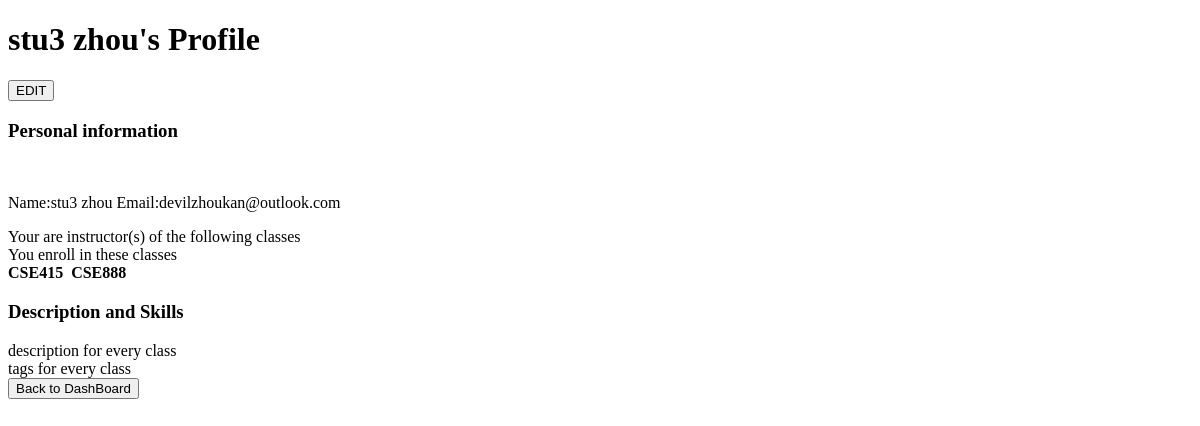
Before: /account/ with the older database file.
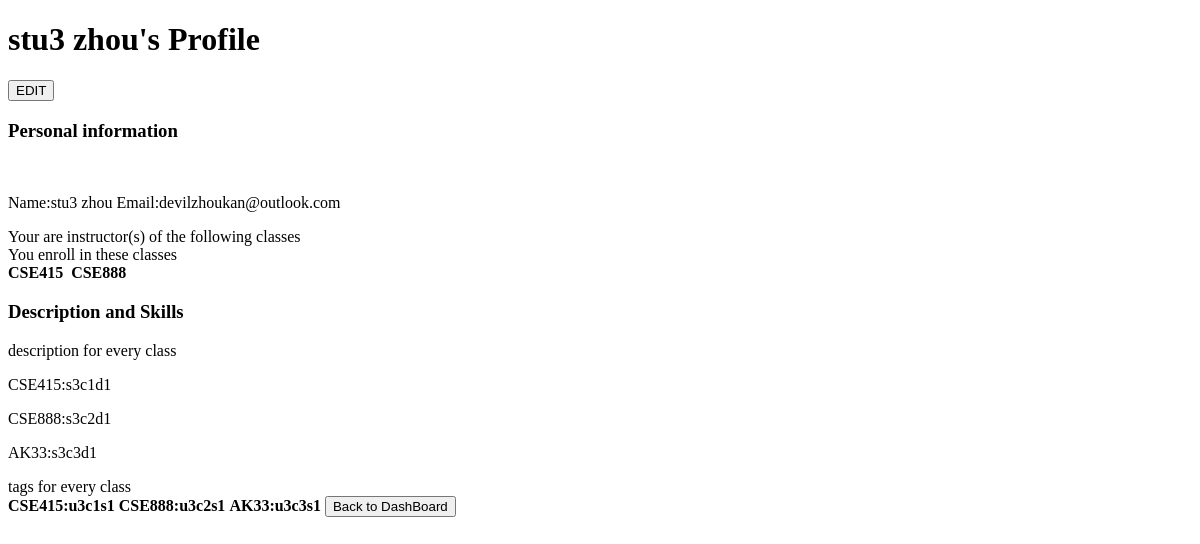
After: the same page with the newer database file.
### data/models.py (models this page shows, shortened)
class Account(models.Model):
    account_id = models.BigAutoField(primary_key=True)
    first_name = models.CharField(max_length=20)
    last_name = models.CharField(max_length=20)
    email = models.CharField(max_length=50, unique=True)
    password = models.CharField(max_length=30)
    is_instructor = models.BooleanField(default=False)
    photo = models.FileField(default=None, blank=True)

class Class(models.Model):
    class_id = models.BigAutoField(primary_key=True)
    class_name = models.CharField(max_length=20)
    description = models.TextField()
    instructor_instance = models.ForeignKey('Account', on_delete=models.CASCADE)

class Description(models.Model):
    student_instance = models.ForeignKey('Account', on_delete=models.CASCADE)
    class_instance = models.ForeignKey('Class', on_delete=models.CASCADE, related_name='+')
    description = models.TextField()

class Skill_label(models.Model):
    student_instance = models.ForeignKey('Account', on_delete=models.CASCADE)
    class_instance = models.ForeignKey('Class', on_delete=models.CASCADE)
    label = models.CharField(max_length=20)

### accountprofile/views.py (the view)
# urls.py: path('', views.listRequestedmine),
def listRequestedmine(request):
    list = getAllProfile(getIDInstance())
    return render(request, 'userprofile.html', {
        'fname':list[0],
        'lname':list[1],
        'email':list[2],
        'incins':list[3],
        'photo':list[4],
        'desins':list[5],
        'encins':list[6],
        'sins':list[7]
    })

### accountprofile/views.py (called while the page is built)
def getIDInstance():
    return DataModel.Account.objects.all()[2]

def getAllProfile(s_ins):
    fname = s_ins.first_name
    lname = s_ins.last_name
    email = s_ins.email
    is_instructor_of = DataModel.Class.objects.filter(instructor_instance=s_ins)
    photo = s_ins.photo
    descrip_by_class = DataModel.Description.objects.filter(student_instance=s_ins)
    class_enroll = getMyClass(s_ins)
    skill = DataModel.Skill_label.objects.filter(student_instance=s_ins)
    list = [fname, lname, email, is_instructor_of,
            photo, descrip_by_class, class_enroll,
            skill]
    return list

### myclasses/views.py (called while the page is built)
def getMyClass(s_ins):
    classes = DataModel.Relationship.objects.filter(student_instance=s_ins)
    ls = []
    for c in classes:
        ls.append(c.class_instance)
    return ls

### templates/userprofile.html (shortened to what this page needs)
<!DOCTYPE html>
<html lang="en" xmlns="http://www.w3.org/1999/html">
<head>
</head>
<p>
<h1>{{ fname }} {{ lname }}'s Profile</h1>
    <button onclick="location.href='{% url 'profedit' %}'">EDIT</button>
<h3>Personal information</h3>
    {% load static %}
    <p>Name:{{ fname }}&nbsp;{{ lname }}&nbsp;Email:{{ email }}</p>
<div>Your are instructor(s) of the following classes</div>
<div>You enroll in these classes</div>
{% for ec in encins %}
    <b>{{ ec.class_name }}</b>&nbsp;
{% endfor %}
<h3>Description and Skills</h3>
<div>description for every class</div>
{% for dc in desins %}
    <p>{{ dc.class_instance.class_name }}:{{ dc.description }}</p>
{% endfor %}
<div>tags for every class</div>
{% for tc in sins %}
    <b>{{ tc.class_instance.class_name }}:{{ tc.label }}</b>
{% endfor %}
    <button onclick="location.href='{% url 'dashboard' %}'">Back to DashBoard</button>
</body>
</html>

Changed rows visible on the page:
added Description: class_instance.class_name "CSE415", description "s3c1d1"
added Description: class_instance.class_name "CSE888", description "s3c2d1"
added Description: class_instance.class_name "AK33", description "s3c3d1"
added Skill_label: class_instance.class_name "CSE415", label "u3c1s1"
added Skill_label: class_instance.class_name "CSE888", label "u3c2s1"
added Skill_label: class_instance.class_name "AK33", label "u3c3s1"
